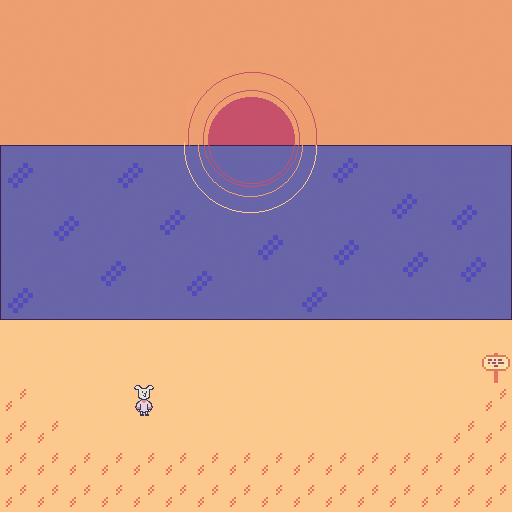

This game map was drawn from its Tiled (.tmx) file and the tilesets committed beside it. A one-line description and the full map source follow:
An orthogonal 16x16 tile map with 32x32 px tiles, 5 tile layers (Ground, Ground-details, Elements, Maze, ...), 2 tilesets.

<map version="1.5" tiledversion="1.5.0" orientation="orthogonal" renderorder="right-down" width="16" height="16" tilewidth="32" tileheight="32" infinite="0" nextlayerid="6" nextobjectid="1">
 <tileset firstgid="1" source="sunset.tsx" />
 <tileset firstgid="161" source="torkut-nature-single.tsx" />
 <layer id="2" name="Ground" width="16" height="16">
  <data encoding="csv">
0,0,0,0,0,0,0,0,0,0,0,0,0,0,0,0,
0,0,0,0,0,0,0,0,0,0,0,0,0,0,0,0,
0,0,0,0,0,0,0,0,0,0,0,0,0,0,0,0,
0,0,0,0,0,0,0,0,0,0,0,0,0,0,0,0,
0,0,0,0,0,0,0,0,0,0,0,0,0,0,0,0,
0,0,0,0,0,0,0,0,0,0,0,0,0,0,0,0,
0,0,0,0,0,0,0,0,0,0,0,0,0,0,0,0,
0,0,0,0,0,0,0,0,0,0,0,0,0,0,0,0,
0,0,0,0,0,0,0,0,0,0,0,0,0,0,0,0,
0,0,0,0,0,0,0,0,0,0,0,0,0,0,0,0,
183,183,183,183,183,183,183,183,183,183,183,183,183,183,183,183,
183,183,183,183,183,183,183,183,183,183,183,183,183,183,183,183,
183,183,183,183,183,183,183,183,183,183,183,183,183,183,183,183,
183,183,183,183,183,183,183,183,183,183,183,183,183,183,183,183,
183,183,183,183,183,183,183,183,183,183,183,183,183,183,183,183,
183,183,183,183,183,183,183,183,183,183,183,183,183,183,183,183
</data>
 </layer>
 <layer id="4" name="Ground-details" width="16" height="16">
  <data encoding="csv">
0,0,0,0,0,0,0,0,0,0,0,0,0,0,0,0,
0,0,0,0,0,0,0,0,0,0,0,0,0,0,0,0,
0,0,0,0,0,0,0,0,0,0,0,0,0,0,0,0,
0,0,0,0,0,0,0,0,0,0,0,0,0,0,0,0,
0,0,0,0,0,0,0,0,0,0,0,0,0,0,0,0,
0,0,0,0,0,0,0,0,0,0,0,0,0,0,0,0,
0,0,0,0,0,0,0,0,0,0,0,0,0,0,0,0,
0,0,0,0,0,0,0,0,0,0,0,0,0,0,0,0,
0,0,0,0,0,0,0,0,0,0,0,0,0,0,0,0,
0,0,0,0,0,0,0,0,0,0,0,0,0,0,0,0,
0,0,0,0,0,0,0,0,0,0,0,0,0,0,0,0,
0,0,0,0,0,0,0,0,0,0,0,0,0,0,0,0,
179,0,0,0,0,0,0,0,0,0,0,0,0,0,0,179,
179,179,0,0,0,0,0,0,0,0,0,0,0,0,179,179,
179,179,179,179,179,179,179,179,179,179,179,179,179,179,179,179,
179,179,179,179,179,179,179,179,179,179,179,179,179,179,179,179
</data>
 </layer>
 <layer id="3" name="Elements" width="16" height="16">
  <data encoding="csv">
0,0,0,0,0,0,0,0,0,0,0,0,0,0,0,0,
0,0,0,0,0,0,0,0,0,0,0,0,0,0,0,0,
0,0,0,0,0,0,0,0,0,0,0,0,0,0,0,0,
0,0,0,0,0,0,0,0,0,0,0,0,0,0,0,0,
0,0,0,0,0,0,0,0,0,0,0,0,0,0,0,0,
0,0,0,0,0,0,0,0,0,0,0,0,0,0,0,0,
0,0,0,0,0,0,0,0,0,0,0,0,0,0,0,0,
0,0,0,0,0,0,0,0,0,0,0,0,0,0,0,0,
0,0,0,0,0,0,0,0,0,0,0,0,0,0,0,0,
0,0,0,0,0,0,0,0,0,0,0,0,0,0,0,0,
0,0,0,0,0,0,0,0,0,0,0,0,0,0,0,0,
0,0,0,0,0,0,0,0,0,0,0,0,0,0,0,197,
0,0,0,0,171,0,0,0,0,0,0,0,0,0,0,0,
0,0,0,0,0,0,0,0,0,0,0,0,0,0,0,0,
0,0,0,0,0,0,0,0,0,0,0,0,0,0,0,0,
0,0,0,0,0,0,0,0,0,0,0,0,0,0,0,0
</data>
 </layer>
 <layer id="5" name="Maze" width="16" height="16">
  <data encoding="csv">
0,0,0,0,0,0,0,0,0,0,0,0,0,0,0,0,
0,0,0,0,0,0,0,0,0,0,0,0,0,0,0,0,
0,0,0,0,0,0,0,0,0,0,0,0,0,0,0,0,
0,0,0,0,0,0,0,0,0,0,0,0,0,0,0,0,
0,0,0,0,0,0,0,0,0,0,0,0,0,0,0,0,
0,0,0,0,0,0,0,0,0,0,0,0,0,0,0,0,
0,0,0,0,0,0,0,0,0,0,0,0,0,0,0,0,
0,0,0,0,0,0,0,0,0,0,0,0,0,0,0,0,
0,0,0,0,0,0,0,0,0,0,0,0,0,0,0,0,
194,194,194,194,194,194,194,194,194,194,194,194,194,194,194,194,
0,0,0,0,0,0,0,0,0,0,0,0,0,0,0,0,
0,0,0,0,0,0,0,0,0,0,0,0,0,0,0,0,
0,0,0,0,0,0,0,0,0,0,0,0,0,0,0,0,
0,0,0,0,0,0,0,0,0,0,0,0,0,0,0,0,
0,0,0,0,0,0,0,0,0,0,0,0,0,0,0,0,
0,0,0,0,0,0,0,0,0,0,0,0,0,0,0,0
</data>
 </layer>
 <layer id="1" name="Sunset" width="16" height="16">
  <data encoding="csv">
1,2,3,4,5,6,7,8,9,10,11,12,13,14,15,16,
17,18,19,20,21,22,23,24,25,26,27,28,29,30,31,32,
33,34,35,36,37,38,39,40,41,42,43,44,45,46,47,48,
49,50,51,52,53,54,55,56,57,58,59,60,61,62,63,64,
65,66,67,68,69,70,71,72,73,74,75,76,77,78,79,80,
81,82,83,84,85,86,87,88,89,90,91,92,93,94,95,96,
97,98,99,100,101,102,103,104,105,106,107,108,109,110,111,112,
113,114,115,116,117,118,119,120,121,122,123,124,125,126,127,128,
129,130,131,132,133,134,135,136,137,138,139,140,141,142,143,144,
145,146,147,148,149,150,151,152,153,154,155,156,157,158,159,160,
0,0,0,0,0,0,0,0,0,0,0,0,0,0,0,0,
0,0,0,0,0,0,0,0,0,0,0,0,0,0,0,0,
0,0,0,0,0,0,0,0,0,0,0,0,0,0,0,0,
0,0,0,0,0,0,0,0,0,0,0,0,0,0,0,0,
0,0,0,0,0,0,0,0,0,0,0,0,0,0,0,0,
0,0,0,0,0,0,0,0,0,0,0,0,0,0,0,0
</data>
 </layer>
</map>